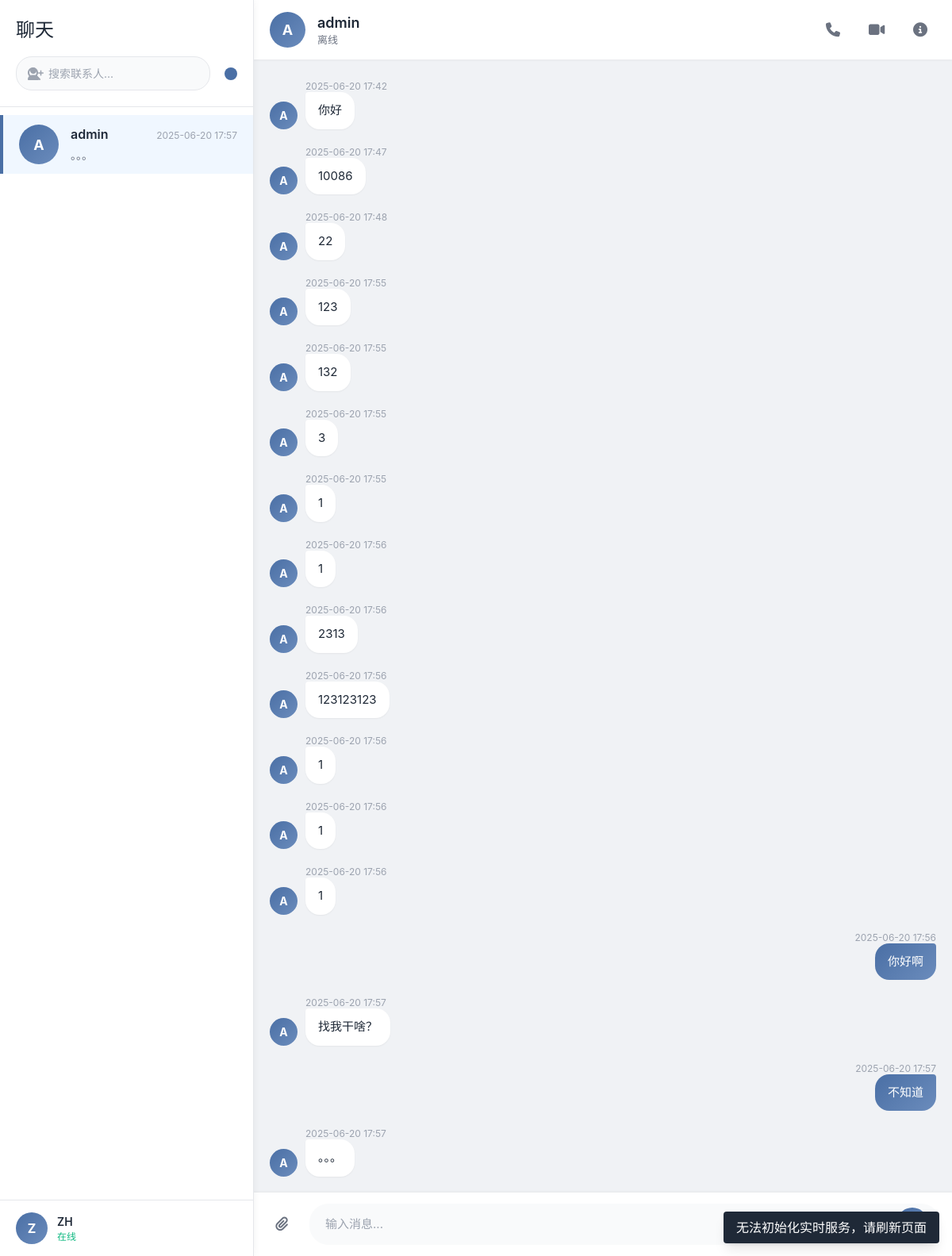
/chat (signed in), run on the app's committed database.
### app.py (models this page shows)
class User(db.Model):
    id = db.Column(db.Integer, primary_key=True)
    username = db.Column(db.String(80), unique=True, nullable=False)
    email = db.Column(db.String(120), nullable=False)
    password = db.Column(db.String(120), nullable=False)
    online = db.Column(db.Boolean, default=False)
    def to_dict(self):
        return {
            "id": self.id,
            "name": self.username,
            "username": self.username,
            "email": self.email,
            "online": self.online,
        }

class Message(db.Model):
    id = db.Column(db.Integer, primary_key=True)
    sender_id = db.Column(db.Integer, db.ForeignKey("user.id"), nullable=False)
    recipient_id = db.Column(db.Integer, db.ForeignKey("user.id"), nullable=False)
    content = db.Column(db.Text, nullable=False)
    timestamp = db.Column(db.DateTime, default=datetime.now)
    read = db.Column(db.Boolean, default=False)
    attachment_id = db.Column(db.Integer, db.ForeignKey("attachment.id"))
    attachment = db.relationship("Attachment", backref="message", uselist=False)
    def to_dict(self):
        sender = User.query.get(self.sender_id)
        return {
            'id': self.id,
            'sender_id': self.sender_id,
            'sender_username': sender.username if sender else "未知",
            'recipient_id': self.recipient_id,
            'content': self.content,
            'timestamp': self.timestamp.strftime("%Y-%m-%d %H:%M:%S"),
            'read': self.read,
            'attachment': self.attachment.to_dict() if self.attachment else None
        }

### app.py (the view, shortened to what this page needs)
@app.route("/chat")
def chat():
    if "user_id" not in session:
        return redirect(url_for("login"))
    user_id = session["user_id"]
    current_user = User.query.get(user_id)
    friendships = Friendship.query.filter(
        (Friendship.user_id == user_id) | (Friendship.friend_id == user_id),
        Friendship.status == "accepted",
    ).all()
    friend_ids = set()
    for fs in friendships:
        if fs.user_id == user_id:
            friend_ids.add(fs.friend_id)
        else:
            friend_ids.add(fs.user_id)
    contacts = User.query.filter(User.id.in_(friend_ids)).all()
    contacts_data = []
    for contact in contacts:
        last_message = (
            Message.query.filter(
                ((Message.sender_id == user_id) & (Message.recipient_id == contact.id))
                | (
                    (Message.sender_id == contact.id)
                    & (Message.recipient_id == user_id)
                )
            )
            .order_by(Message.timestamp.desc())
            .first()
        )
        unread_count = Message.query.filter(
            (Message.recipient_id == user_id)
            & (Message.sender_id == contact.id)
            & (Message.read == False)
        ).count()
        contacts_data.append(
            {
                "id": contact.id,
                "name": contact.username,
                "online": contact.online,
                "last_message": last_message.to_dict() if last_message else None,
                "unread_count": unread_count,
            }
        )
    current_contact_id = request.args.get(
        "contact_id", contacts[0].id if contacts else None
    )
    current_contact = User.query.get(current_contact_id)
    messages = (
        Message.query.filter(
            (
                (Message.sender_id == user_id)
                & (Message.recipient_id == current_contact_id)
            )
            | (
                (Message.sender_id == current_contact_id)
                & (Message.recipient_id == user_id)
            )
        )
        .order_by(Message.timestamp.asc())
        .all()
    )
    Message.query.filter(
        (Message.recipient_id == user_id)
        & (Message.sender_id == current_contact_id)
        & (Message.read == False)
    ).update({"read": True})
    db.session.commit()
    return render_template(
        "chat.html",
        current_user=current_user.to_dict(),
        contacts=contacts_data,
        current_contact=current_contact.to_dict(),
        messages=[m.to_dict() for m in messages],
    )

### app.py (called while the page is built)
@app.template_filter("format_time")
def format_time_filter(timestamp):
    if isinstance(timestamp, str):
        timestamp = datetime.fromisoformat(timestamp)
    return timestamp.strftime("%Y-%m-%d %H:%M")

### templates/chat.html (shortened to what this page needs)
{% extends 'base.html' %}
{% block styles %}
  <link rel="stylesheet" href="{{ url_for('static', filename='css/chat.css') }}" />
{% endblock %}
{% block content %}
  <div class="chat-container">
    <div class="contacts-panel">
      <div class="contacts-header">
        <h2>聊天</h2>
        <div class="search-box flex items-center">
          <div class="relative flex-grow">
            <input type="text" placeholder="搜索联系人..." id="searchContacts" class="w-full pl-10 pr-4 py-2 rounded-full border border-gray-300 focus:outline-none focus:border-blue-500" />
            <i class="fas fa-search absolute left-3 top-1/2 transform -translate-y-1/2 text-gray-400"></i>
          </div>
          <button id="addFriendBtn" class="ml-2 bg-primary text-white p-2 rounded-full hover:bg-primaryDark transition-colors duration-300"><i class="fas fa-user-plus"></i></button>
        </div>
      </div>
      <div class="contacts-list" id="contactsList">
        {% if contacts|length == 0 %}
          <div class="no-contacts text-gray-500 text-center py-8">
            <i class="fas fa-user-friends text-4xl mb-2"></i>
            <p>暂无好友</p>
          </div>
        {% else %}
          {% for contact in contacts %}
            <div class="contact {% if current_contact and contact.id == current_contact.id %}active{% endif %}" data-contact-id="{{ contact.id }}">
              <div class="contact-avatar">{{ contact.name|first|upper }}</div>
              <div class="contact-info">
                <div class="contact-name">{{ contact.name }}</div>
                <div class="last-message">
                  {% if contact.last_message %}
                    {{ contact.last_message.content|truncate(20) }}
                  {% else %}
                    暂无消息
                  {% endif %}
                </div>
              </div>
              <div class="message-info">
                {% if contact.last_message %}
                  <span class="message-time">{{ contact.last_message.timestamp|format_time }}</span>
                {% endif %}
              </div>
            </div>
          {% endfor %}
        {% endif %}
      </div>
      <div class="contacts-footer">
        <div class="user-dropdown" id="userDropdown">
          <div class="user-info" id="userInfo">
            <div class="user-avatar">{{ current_user.username|first|upper }}</div>
            <div class="user-details">
              <div class="user-name">{{ current_user.username }}</div>
              <div class="user-status">在线</div>
            </div>
          </div>
        </div>
      </div>
    </div>
    <div class="chat-panel">
      {% if current_contact %}
        <div class="chat-header">
          <div class="chat-partner">
            <div class="partner-avatar">{{ current_contact.name|first|upper }}</div>
            <div class="partner-info">
              <div class="partner-name" id="currentContactName">{{ current_contact.name }}</div>
              <div class="partner-status" id="contactStatus">
              </div>
            </div>
          </div>
          <div class="chat-actions">
            <button class="action-btn"><i class="fas fa-phone"></i></button>
            <button class="action-btn"><i class="fas fa-video"></i></button>
            <button class="action-btn"><i class="fas fa-info-circle"></i></button>
          </div>
        </div>
        <div class="chat-messages" id="chatMessages">
          {% for message in messages %}
            <div class="message-row {% if message.sender_id == current_user.id %}
                sent
              {% else %}
                received
              {% endif %}">
              {% if message.sender_id != current_user.id %}
                <div class="message-avatar">{{ current_contact.name|first|upper }}</div>
              {% endif %}
              <div class="message-content">
                <div class="message-time">{{ message.timestamp|format_time }}</div>
                <div class="message-text">
                  {{ message.content }}
                </div>
              </div>
            </div>
          {% endfor %}
        </div>
        <div class="chat-input">
          <div class="input-actions">
            <button class="action-btn" id="attachFileBtn"><i class="fas fa-paperclip"></i></button>
          </div>
          <div class="message-input">
            <input type="text" placeholder="输入消息..." id="messageInput" />
            <button class="send-btn" id="sendMessageBtn"></button>
          </div>
        </div>
      {% endif %}
    </div>
  </div>
  <div id="messageToast" class="toast hidden fixed bottom-4 right-4 bg-gray-800 text-white px-4 py-2 rounded shadow-lg">
    <div class="flex items-center">
      <span id="toastMessage"></span>
    </div>
  </div>
{% endblock %}

### templates/base.html (shortened to what this page needs)
<!DOCTYPE html>
<html lang="zh-CN">
  <head>
    <script src="https://cdn.tailwindcss.com"></script>
    <link rel="stylesheet" href="https://cdnjs.cloudflare.com/ajax/libs/font-awesome/6.4.0/css/all.min.css">
    {% block styles %}
    {% endblock %}
  </head>
  <body class="font-sans bg-gray-50">
    {% block content %}
    {% endblock %}
  </body>
</html>

### data on the page
User: name|first "A", name "admin", last_message.content "。。。", last_message.timestamp "2025-06-20 17:57", name|first "A" "A" "A" "A" "A" "A" "A" "A" "A", timestamp "2025-06-20 17:55", content "3", content "1", timestamp "2025-06-20 17:56"
User: username|first "Z", username "ZH"
Message: content "你好"
Message: content "10086"
Message: content "22"
Message: content "123"
Message: content "132"
Message: content "2313"
Message: content "123123123"
Message: content "你好啊"
Message: content "找我干啥？"
Message: content "不知道"
Message: content "。。。"

### other printed values
{{ message.timestamp|format_time }} "2025-06-20 17:42" "2025-06-20 17:47" "2025-06-20 17:48" "2025-06-20 17:55" "2025-06-20 17:55" "2025-06-20 17:56" "2025-06-20 17:56" "2025-06-20 17:56" "2025-06-20 17:57" "2025-06-20 17:57" "2025-06-20 17:57"
